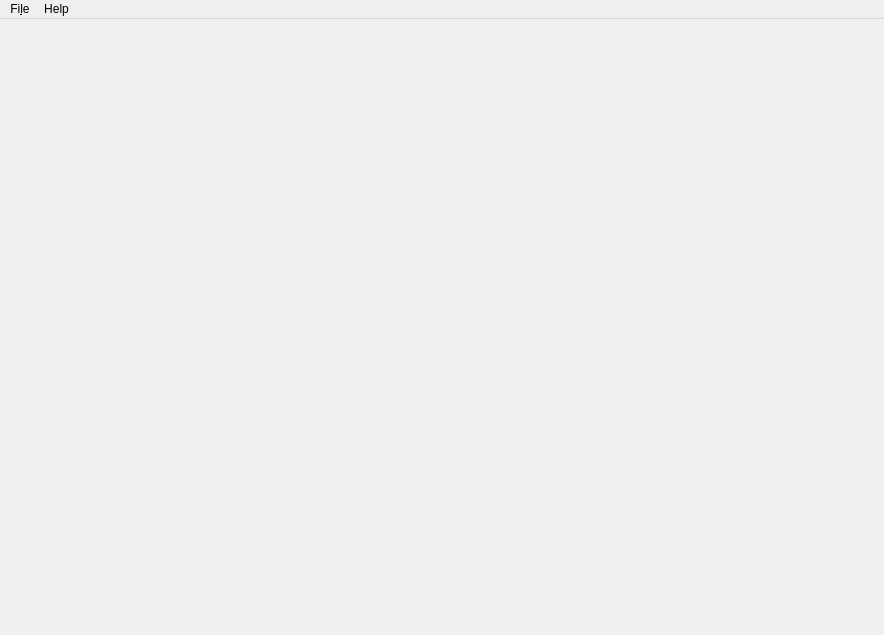
<?xml version="1.0" encoding="UTF-8"?>
<ui version="4.0">
 <class>MainWindow</class>
 <widget class="QMainWindow" name="MainWindow">
  <property name="geometry">
   <rect>
    <x>0</x>
    <y>0</y>
    <width>884</width>
    <height>635</height>
   </rect>
  </property>
  <property name="sizePolicy">
   <sizepolicy hsizetype="Expanding" vsizetype="Expanding">
    <horstretch>0</horstretch>
    <verstretch>0</verstretch>
   </sizepolicy>
  </property>
  <property name="windowTitle">
   <string>MediaConch</string>
  </property>
  <widget class="QWidget" name="centralWidget">
   <layout class="QVBoxLayout" name="verticalLayout_2" stretch="0">
    <property name="spacing">
     <number>0</number>
    </property>
    <property name="sizeConstraint">
     <enum>QLayout::SetDefaultConstraint</enum>
    </property>
    <property name="margin">
     <number>0</number>
    </property>
    <item>
     <layout class="QVBoxLayout" name="Layout">
      <property name="spacing">
       <number>0</number>
      </property>
      <property name="sizeConstraint">
       <enum>QLayout::SetDefaultConstraint</enum>
      </property>
      <property name="margin">
       <number>0</number>
      </property>
     </layout>
    </item>
   </layout>
  </widget>
  <widget class="QMenuBar" name="menuBar">
   <property name="geometry">
    <rect>
     <x>0</x>
     <y>0</y>
     <width>884</width>
     <height>26</height>
    </rect>
   </property>
   <widget class="QMenu" name="menuFile">
    <property name="title">
     <string>Fi&amp;le</string>
    </property>
    <addaction name="actionOpen"/>
    <addaction name="actionCloseAll"/>
    <addaction name="separator"/>
    <addaction name="actionQuit"/>
   </widget>
   <widget class="QMenu" name="menuHelp">
    <property name="title">
     <string>Help</string>
    </property>
    <addaction name="actionGettingStarted"/>
    <addaction name="actionHowToUse"/>
    <addaction name="actionDataFormat"/>
    <addaction name="separator"/>
    <addaction name="actionAbout"/>
   </widget>
   <addaction name="menuFile"/>
   <addaction name="menuHelp"/>
  </widget>
  <action name="actionOpen">
   <property name="text">
    <string>&amp;Open</string>
   </property>
  </action>
  <action name="actionQuit">
   <property name="text">
    <string>&amp;Quit</string>
   </property>
   <property name="shortcut">
    <string>Ctrl+Q</string>
   </property>
  </action>
  <action name="actionChooseSchema">
   <property name="text">
    <string>&amp;Import policy set...</string>
   </property>
  </action>
  <action name="actionSavePolicies">
   <property name="text">
    <string>Save policies to file</string>
   </property>
  </action>
  <action name="actionChecker">
   <property name="checkable">
    <bool>true</bool>
   </property>
   <property name="checked">
    <bool>true</bool>
   </property>
   <property name="text">
    <string>&amp;Checker</string>
   </property>
  </action>
  <action name="actionPolicies">
   <property name="checkable">
    <bool>true</bool>
   </property>
   <property name="text">
    <string>&amp;Policies</string>
   </property>
  </action>
  <action name="actionPublicPolicies">
   <property name="checkable">
    <bool>true</bool>
   </property>
   <property name="text">
    <string>P&amp;ublic Policies</string>
   </property>
  </action>
  <action name="actionDisplay">
   <property name="checkable">
    <bool>true</bool>
   </property>
   <property name="text">
    <string>&amp;Display</string>
   </property>
  </action>
  <action name="actionSettings">
   <property name="checkable">
    <bool>true</bool>
   </property>
   <property name="text">
    <string>&amp;Settings</string>
   </property>
  </action>
  <action name="actionCloseAll">
   <property name="text">
    <string>&amp;Close all</string>
   </property>
  </action>
  <action name="actionGettingStarted">
   <property name="text">
    <string>&amp;FAQ</string>
   </property>
  </action>
  <action name="actionHowToUse">
   <property name="text">
    <string>&amp;How To Use</string>
   </property>
  </action>
  <action name="actionDataFormat">
   <property name="text">
    <string>&amp;Data Format</string>
   </property>
  </action>
  <action name="actionAbout">
   <property name="text">
    <string>&amp;About</string>
   </property>
  </action>
  <action name="actionDefaultVerbosity">
   <property name="text">
    <string>Default verbosity</string>
   </property>
  </action>
  <action name="actionDefaultPolicy">
   <property name="text">
    <string>Default policy</string>
   </property>
  </action>
  <action name="actionDefaultDisplay">
   <property name="text">
    <string>Default display</string>
   </property>
  </action>
  <action name="actionDefaultSaveReportPath">
   <property name="text">
    <string>Default path to save report</string>
   </property>
  </action>
  <action name="actionDefaultLoadFilesPath">
   <property name="text">
    <string>Default path to open files</string>
   </property>
  </action>
  <action name="actionDefaultSavePolicyPath">
   <property name="text">
    <string>Default path to save policy</string>
   </property>
  </action>
  <action name="actionDefaultSaveDisplayPath">
   <property name="text">
    <string>Default path to save display</string>
   </property>
  </action>
  <action name="actionDefaultLoadPolicyPath">
   <property name="text">
    <string>Default path to load policy</string>
   </property>
  </action>
  <action name="actionDefaultLoadDisplayPath">
   <property name="text">
    <string>Default path to load display</string>
   </property>
  </action>
 </widget>
 <layoutdefault spacing="6" margin="11"/>
 <resources/>
 <connections>
  <connection>
   <sender>actionQuit</sender>
   <signal>triggered()</signal>
   <receiver>MainWindow</receiver>
   <slot>close()</slot>
   <hints>
    <hint type="sourcelabel">
     <x>-1</x>
     <y>-1</y>
    </hint>
    <hint type="destinationlabel">
     <x>445</x>
     <y>325</y>
    </hint>
   </hints>
  </connection>
 </connections>
</ui>
